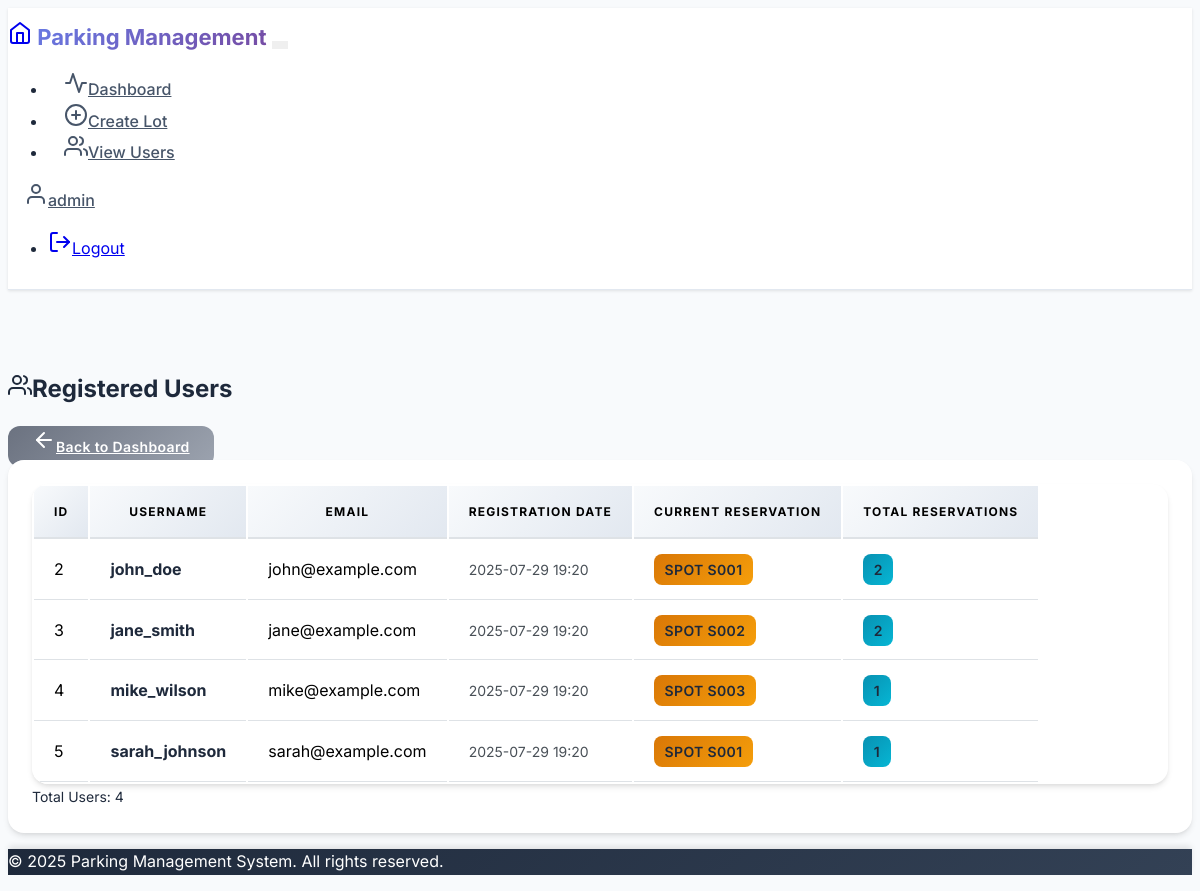
The app's page /admin/view_users (signed in), older data.
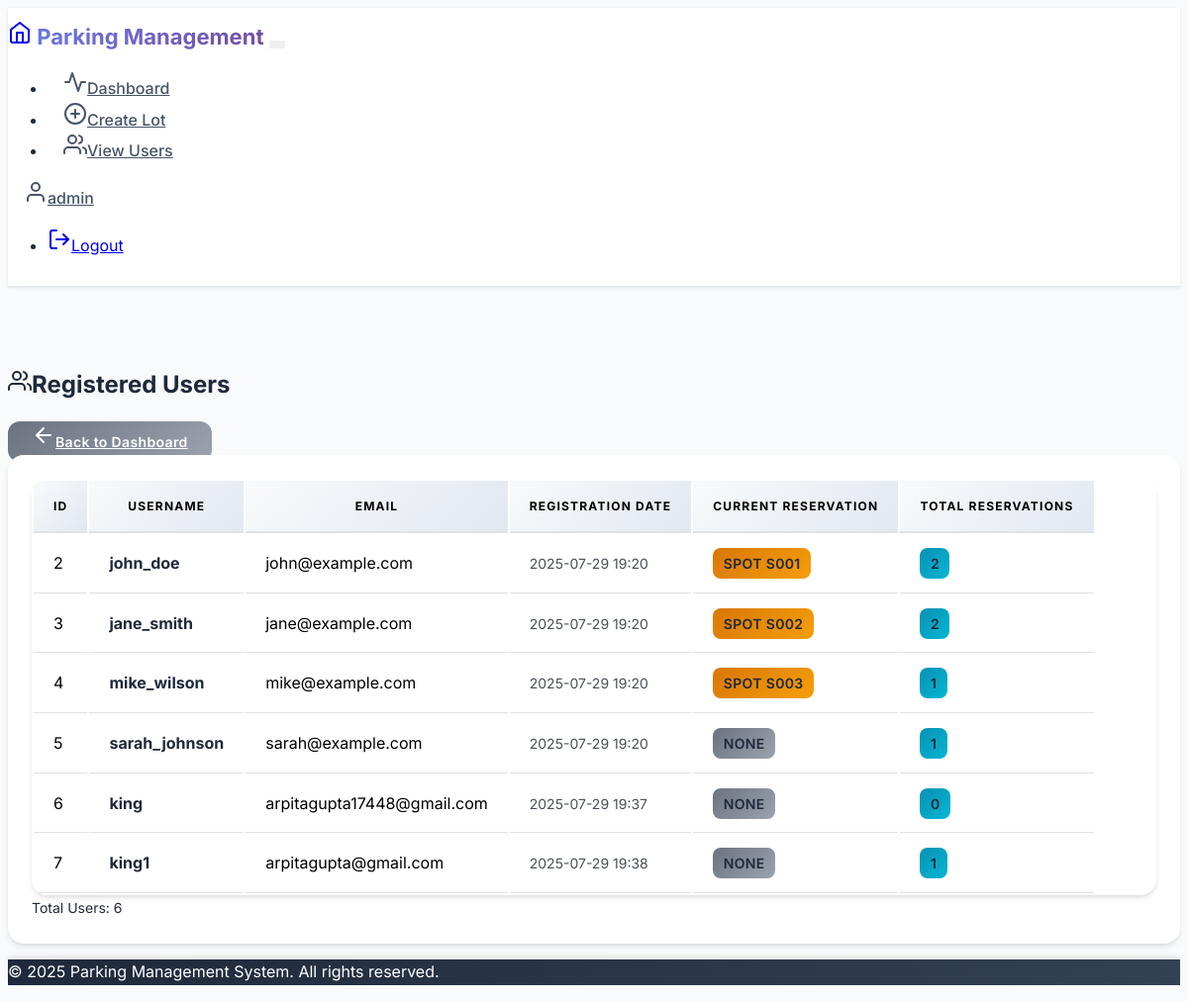
The same page, newer data.
### models.py (models this page shows, shortened)
class User(UserMixin, db.Model):
    __tablename__ = 'users'
    id = db.Column(db.Integer, primary_key=True)
    username = db.Column(db.String(80), unique=True, nullable=False)
    email = db.Column(db.String(120), unique=True, nullable=False)
    password_hash = db.Column(db.String(256), nullable=False)
    is_admin = db.Column(db.Boolean, default=False, nullable=False)
    created_at = db.Column(db.DateTime, default=datetime.utcnow)
    reservations = db.relationship('Reservation', backref='user', lazy=True, cascade='all, delete-orphan')

class ParkingSpot(db.Model):
    __tablename__ = 'parking_spots'
    id = db.Column(db.Integer, primary_key=True)
    lot_id = db.Column(db.Integer, db.ForeignKey('parking_lots.id'), nullable=False)
    spot_number = db.Column(db.String(10), nullable=False)
    status = db.Column(db.String(1), default='A', nullable=False)  # A=Available, R=Reserved, O=Occupied
    reservations = db.relationship('Reservation', backref='parking_spot', lazy=True)

### routes.py (the view)
@app.route('/admin/view_users')
@login_required
def view_users():
    if not current_user.is_admin:
        flash('Access denied. Admin privileges required.', 'error')
        return redirect(url_for('user_dashboard'))
    users = User.query.filter_by(is_admin=False).all()
    return render_template('admin/view_users.html', users=users)

### app.py (called while the page is built)
@login_manager.user_loader
def load_user(user_id):
    from models import User
    return User.query.get(int(user_id))

### templates/admin/view_users.html (shortened to what this page needs)
{% extends "base.html" %}
{% block content %}
<div class="d-flex justify-content-between align-items-center mb-4">
    <h2><i data-feather="users" class="me-2"></i>Registered Users</h2>
    <a href="{{ url_for('admin_dashboard') }}" class="btn btn-secondary">
        <i data-feather="arrow-left" class="me-2"></i>Back to Dashboard
    </a>
</div>
<div class="card">
    <div class="card-body">
        {% if users %}
            <div class="table-responsive">
                <table class="table table-hover">
                    <thead>
                        <tr>
                            <th>ID</th>
                            <th>Username</th>
                            <th>Email</th>
                            <th>Registration Date</th>
                            <th>Current Reservation</th>
                            <th>Total Reservations</th>
                        </tr>
                    </thead>
                    <tbody>
                        {% for user in users %}
                            <tr>
                                <td>{{ user.id }}</td>
                                <td>
                                    <strong>{{ user.username }}</strong>
                                </td>
                                <td>{{ user.email }}</td>
                                <td>
                                    <small class="text-muted">{{ user.created_at.strftime('%Y-%m-%d %H:%M') }}</small>
                                </td>
                                <td>
                                    {% set active_reservation = user.reservations|selectattr('leaving_timestamp', 'none')|first %}
                                    {% if active_reservation %}
                                        <span class="badge bg-warning">
                                            Spot {{ active_reservation.parking_spot.spot_number }}
                                        </span>
                                    {% else %}
                                        <span class="badge bg-secondary">None</span>
                                    {% endif %}
                                </td>
                                <td>
                                    <span class="badge bg-info">{{ user.reservations|length }}</span>
                                </td>
                            </tr>
                        {% endfor %}
                    </tbody>
                </table>
            </div>
            <div class="mt-3">
                <small class="text-muted">
                    Total Users: {{ users|length }}
                </small>
            </div>
        {% else %}
            <div class="text-center py-5">
                <i data-feather="users" class="text-muted mb-3" style="width: 64px; height: 64px;"></i>
                <h5 class="text-muted">No Users Registered</h5>
                <p class="text-muted">No users have registered yet.</p>
            </div>
        {% endif %}
    </div>
</div>
{% endblock %}

### templates/base.html (shortened to what this page needs)
<!DOCTYPE html>
<html lang="en" data-bs-theme="light">
<head>
    <link href="https://cdn.replit.com/agent/bootstrap-agent-dark-theme.min.css" rel="stylesheet">
    <link href="https://cdnjs.cloudflare.com/ajax/libs/feather-icons/4.29.0/feather.min.css" rel="stylesheet">
    <link href="{{ url_for('static', filename='css/custom.css') }}" rel="stylesheet">
</head>
<body>
    <nav class="navbar navbar-expand-lg fixed-top">
        <div class="container">
            <a class="navbar-brand" href="{{ url_for('index') }}">
                <i data-feather="home" class="me-2"></i>
                Parking Management
            </a>
            <button class="navbar-toggler" type="button" data-bs-toggle="collapse" data-bs-target="#navbarNav">
            </button>
            <div class="collapse navbar-collapse" id="navbarNav">
                <ul class="navbar-nav me-auto">
                    {% if current_user.is_authenticated %}
                        {% if current_user.is_admin %}
                            <li class="nav-item">
                                <a class="nav-link" href="{{ url_for('admin_dashboard') }}">
                                    <i data-feather="activity" class="me-1"></i>Dashboard
                                </a>
                            </li>
                            <li class="nav-item">
                                <a class="nav-link" href="{{ url_for('create_lot') }}">
                                    <i data-feather="plus-circle" class="me-1"></i>Create Lot
                                </a>
                            </li>
                            <li class="nav-item">
                                <a class="nav-link" href="{{ url_for('view_users') }}">
                                    <i data-feather="users" class="me-1"></i>View Users
                                </a>
                            </li>
                        {% endif %}
                    {% endif %}
                </ul>
                <div class="d-flex align-items-center">
                    {% if current_user.is_authenticated %}
                        <div class="dropdown">
                            <a class="nav-link dropdown-toggle" href="#" role="button" data-bs-toggle="dropdown">
                                <i data-feather="user" class="me-1"></i>{{ current_user.username }}
                            </a>
                            <ul class="dropdown-menu">
                                <li><a class="dropdown-item" href="{{ url_for('logout') }}">
                                    <i data-feather="log-out" class="me-1"></i>Logout
                                </a></li>
                            </ul>
                        </div>
                    {% endif %}
                </div>
            </div>
        </div>
    </nav>
    <main class="py-4" style="margin-top: 80px;">
        <div class="container">
            {% block content %}{% endblock %}
        </div>
    </main>
    <footer class="bg-dark text-light mt-5 py-4">
        <div class="container text-center">
            <p>&copy; 2025 Parking Management System. All rights reserved.</p>
        </div>
    </footer>
</body>
</html>

### static/css/custom.css (style rules this page uses)
:root { --bs-font-family-base: 'Inter', 'Segoe UI', Tahoma, Geneva, Verdana, sans-serif; --parking-primary: #2563eb; --parking-secondary: #64748b; --parking-success: #059669; --parking-danger: #dc2626; --parking-warning: #d97706; --parking-info: #0891b2; --parking-gradient: linear-gradient(135deg, #667eea 0%, #764ba2 100%); --parking-card-shadow: 0 4px 6px -1px rgba(0, 0, 0, 0.1), 0 2px 4px -1px rgba(0, 0, 0, 0.06); --parking-card-shadow-hover: 0 10px 15px -3px rgba(0, 0, 0, 0.1), 0 4px 6px -2px rgba(0, 0, 0, 0.05); }
body { font-family: var(--bs-font-family-base); line-height: 1.6; background-color: #f8fafc; color: #1e293b !important; }
p, h1, h2, h3, h4, h5, h6, .lead, .text-muted { color: inherit !important; }
.text-muted { color: #64748b !important; }
[data-bs-theme="dark"] .card-body *, [data-bs-theme="light"] .card-body * { color: #1e293b !important; }
.table th, .table td { color: #000000 !important; background-color: #ffffff !important; border-color: #dee2e6 !important; }
.table thead th { background-color: #f8f9fa !important; color: #000000 !important; font-weight: 700 !important; border-bottom: 2px solid #dee2e6 !important; }
.table tbody tr { background-color: #ffffff !important; }
.table tbody tr td { color: #000000 !important; background-color: #ffffff !important; }
.table td strong { color: #000000 !important; font-weight: 700 !important; }
.table td small { color: #495057 !important; }
.table td small.text-muted { color: #495057 !important; }
.badge { font-weight: 600 !important; font-size: 0.875rem !important; }
[data-bs-theme="dark"] .table, [data-bs-theme="dark"] .table th, [data-bs-theme="dark"] .table td, [data-bs-theme="light"] .table, [data-bs-theme="light"] .table th, [data-bs-theme="light"] .table td { color: #000000 !important; background-color: #ffffff !important; }
.card { border: none; box-shadow: var(--parking-card-shadow); transition: all 0.3s ease; border-radius: 1rem; background: white; backdrop-filter: blur(10px); }
.card-body { padding: 1.5rem; }
.table-responsive { border-radius: 1rem; overflow: hidden; box-shadow: var(--parking-card-shadow); background: white; }
.table { margin-bottom: 0; }
.table th { border-top: none; font-weight: 700; text-transform: uppercase; font-size: 0.75rem; letter-spacing: 0.1em; background: linear-gradient(135deg, #f8fafc 0%, #e2e8f0 100%); color: #475569; padding: 1rem 1.25rem; border-bottom: 2px solid #e2e8f0; }
.table td { padding: 1rem 1.25rem; border-bottom: 1px solid #f1f5f9; vertical-align: middle; }
.table tbody tr { transition: all 0.2s ease; }
.badge { font-size: 0.75em; font-weight: 600; padding: 0.5em 0.75em; border-radius: 0.5rem; text-transform: uppercase; letter-spacing: 0.025em; }
.badge.bg-warning { background: linear-gradient(135deg, var(--parking-warning) 0%, #f59e0b 100%) !important; }
.badge.bg-info { background: linear-gradient(135deg, var(--parking-info) 0%, #06b6d4 100%) !important; }
.badge.bg-secondary { background: linear-gradient(135deg, #6b7280 0%, #9ca3af 100%) !important; }
.btn { border-radius: 0.75rem; font-weight: 600; transition: all 0.3s ease; border: none; padding: 0.75rem 1.5rem; font-size: 0.875rem; letter-spacing: 0.025em; position: relative; overflow: hidden; }
.btn-secondary { background: linear-gradient(135deg, #6b7280 0%, #9ca3af 100%); color: white; }
.btn::before { content: ''; position: absolute; top: 0; left: -100%; width: 100%; height: 100%; background: linear-gradient(90deg, transparent, rgba(255, 255, 255, 0.2), transparent); transition: left 0.5s; }
.navbar { backdrop-filter: blur(10px); background: rgba(255, 255, 255, 0.95) !important; border-bottom: 1px solid #e2e8f0; box-shadow: 0 1px 3px 0 rgba(0, 0, 0, 0.1); padding: 0.75rem 0; }
.navbar-brand { font-weight: 700; font-size: 1.375rem; background: var(--parking-gradient); -webkit-background-clip: text; -webkit-text-fill-color: transparent; background-clip: text; transition: all 0.3s ease; }
.nav-link { font-weight: 500; transition: all 0.3s ease; border-radius: 0.5rem; padding: 0.5rem 0.75rem !important; margin: 0 0.25rem; color: #475569 !important; }
.navbar-toggler { border: none; padding: 0.25rem 0.5rem; }
footer { margin-top: auto; }
.card-body .text-muted { font-size: 0.875rem; }
.card, .stats-card, .alert { animation: slideIn 0.6s ease-out; }
.badge { animation: fadeIn 0.8s ease-out; }
footer { background: linear-gradient(135deg, #1e293b 0%, #334155 100%) !important; color: white; box-shadow: 0 -4px 6px -1px rgba(0, 0, 0, 0.1); }

Row changes from the older to the newer data that the page shows:
no longer on this page (row edited): ParkingSpot: parking_spot.spot_number "S001"
computed for User "sarah_johnson": text "SPOT" → "NONE"
added User: id "6", username "king", email "arpitagupta17448@gmail.com", created_at "2025-07-29 19:37", shows "NONE", reservations|length "0"
added User: id "7", username "king1", email "arpitagupta@gmail.com", created_at "2025-07-29 19:38", shows "NONE", reservations|length "1"
Text that changed along with them:
{{ users|length }}: "4" → "6"
